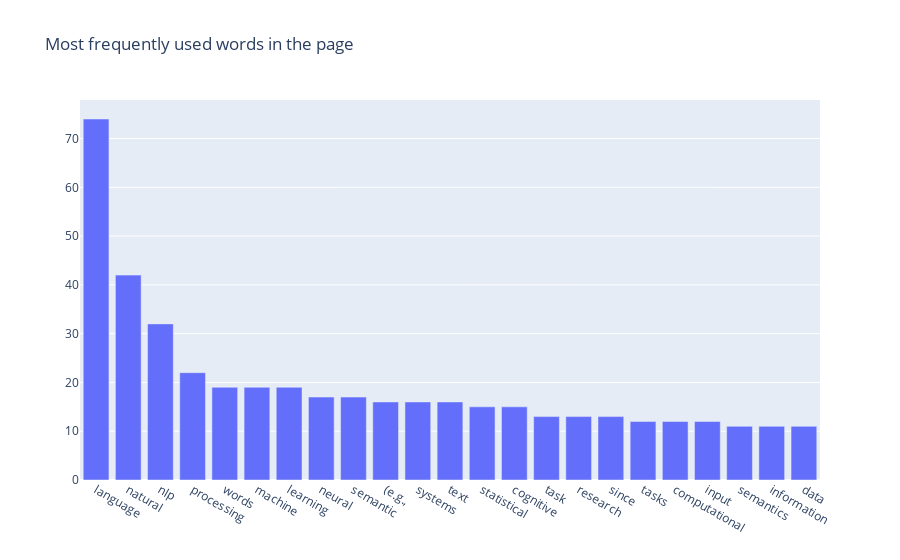

The code cell stored with this chart in its notebook:
### Code cell
#Note: to pass keys and values of high_freq dictionary, I had to convert them to list when passing them
fig = dict({
    "data": [{"type": "bar",
              "x": list(high_freq.keys()),
              "y": list(high_freq.values())}],
    "layout": {"title": {"text": "Most frequently used words in the page"}, "xaxis": {"categoryorder":"total descending"}}
})
pio.show(fig)

### Figure 1 — Plotly figure (JSON) as saved in the notebook; plotly's stock layout.template omitted (floating-point values rounded to 4 significant figures)
{"data": [{"type": "bar", "x": ["natural", "language", "processing", "nlp", "neural", "tasks", "semantics", "words", "information", "task", "(e.g.,", "data", "machine", "research", "systems", "computational", "statistical", "learning", "since", "input", "text", "semantic", "cognitive"], "y": [42, 74, 22, 32, 17, 12, 11, 19, 11, 13, 16, 11, 19, 13, 16, 12, 15, 19, 13, 12, 16, 17, 15]}], "layout": {"autosize": true, "title": {"text": "Most frequently used words in the page"}, "xaxis": {"autorange": true, "categoryorder": "total descending", "range": [-0.5, 22.5], "type": "category"}, "yaxis": {"autorange": true, "range": [0, 77.89], "type": "linear"}}}
